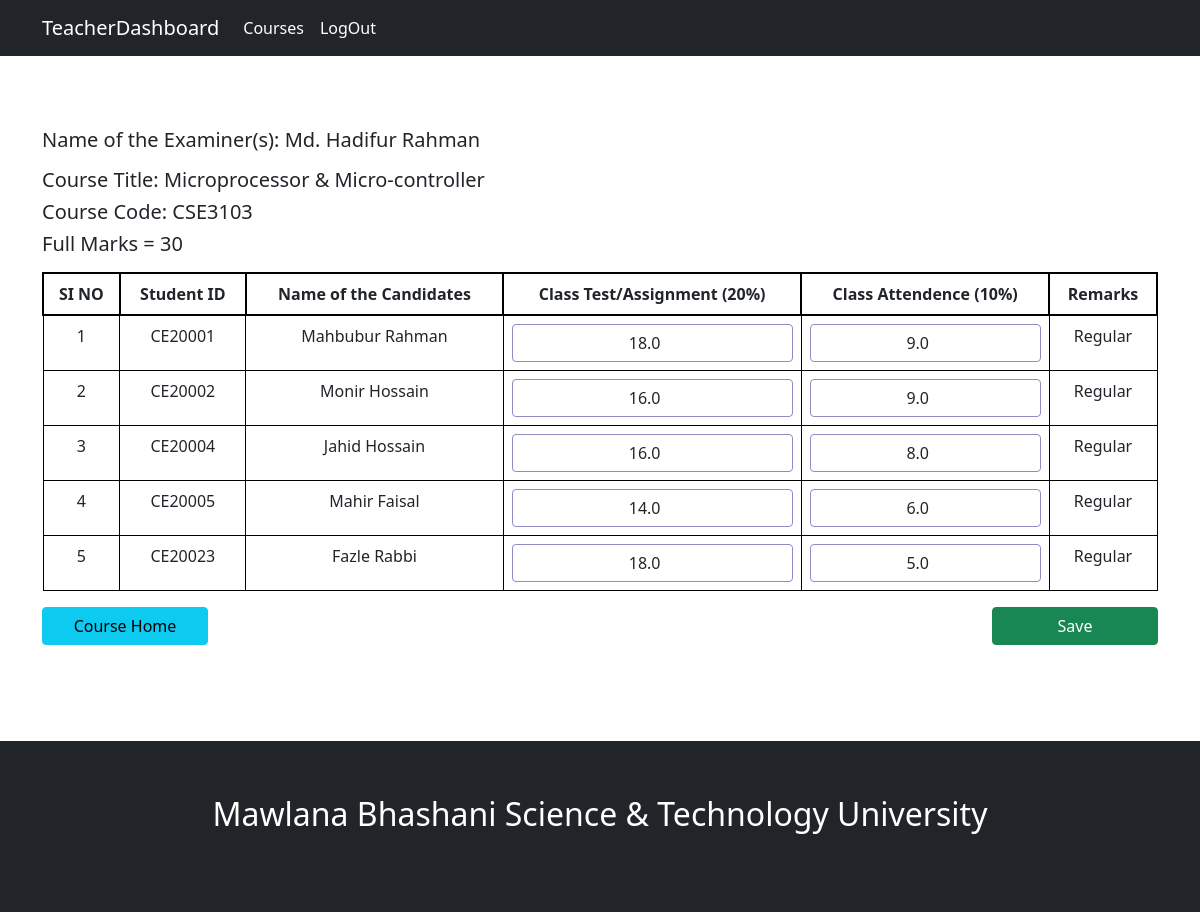
Page /faculty/ct_and_attendence_mark/CSE3103/ on the committed database.
### authentication/models.py (models this page shows, shortened)
class User(AbstractBaseUser):
    email = models.EmailField(
        verbose_name='Email',
        max_length=255,
        unique=True,
    )
    name = models.CharField(max_length= 200)
    first_name = models.CharField(max_length= 200, default="Unknown")
    last_name = models.CharField(max_length= 200, default="User")
    tc = models.BooleanField(default=True)
    is_active = models.BooleanField(default=True)
    is_admin = models.BooleanField(default=False)
    created_at = models.DateTimeField(auto_now_add= True)
    updated_at = models.DateTimeField(auto_now= True)
    objects = UserManager()
    USERNAME_FIELD = 'email'
    REQUIRED_FIELDS = ['name', 'tc']

### chairman/models.py (models this page shows, shortened)
class Course(models.Model):
    course_name = models.CharField(max_length=150)
    course_code = models.CharField(max_length=150)
    course_type = models.CharField(
        max_length=200,
        choices= course_types,
        default= 'Theory'
        )
    credit = models.FloatField()
    semister_no = models.CharField(
        max_length=200,
        choices= semister,
        default= '1st Year 1st Semester'
        )
    course_teacher = models.ForeignKey(Teacher, on_delete=models.PROTECT)

class Teacher_Student_Info(models.Model):
    student_name = models.CharField(max_length=200)
    student_id = models.CharField(max_length=200)
    course_name = models.CharField(max_length=200)
    course_code = models.CharField(max_length=200)
    teacher = models.ForeignKey(Teacher, on_delete=models.PROTECT)
    hall = models.CharField(max_length=150)
    session = models.CharField(max_length=120)
    credit = models.FloatField()
    remarks = models.CharField(max_length=150, default='Regular')
    semester = models.CharField(
        max_length=120,
        choices= semister,
        default= '3rd Year 1st Semester',
    )

### faculty/models.py (models this page shows)
class Attendence_and_CT_Mark(models.Model):
    student_id = models.CharField(max_length=200)
    student_name = models.CharField(max_length=200)
    session = models.CharField(max_length=200)
    semester_no = models.CharField(max_length=200)
    course_code = models.CharField(max_length=200)
    course_name = models.CharField(max_length=200)
    course_teacher = models.ForeignKey(Teacher, on_delete=models.PROTECT)
    credit = models.FloatField()
    remarks = models.CharField(max_length=200)
    ct_marks = models.FloatField()
    attendence_marks = models.FloatField()
    total_ct_and_attendence_marks = models.FloatField()

### faculty/views.py (the view, shortened to what this page needs)
# urls.py: path('ct_and_attendence_mark/<str:course_code>/', views.ct_and_attendence_mark, name="ct_and_attendence_mark"),
def ct_and_attendence_mark(request, course_code):
    course = Course.objects.get(course_code= course_code)
    regular_students = Teacher_Student_Info.objects.filter(course_code= course_code, remarks= 'Regular').order_by('student_id')
    backLog_students = Teacher_Student_Info.objects.filter(course_code= course_code, remarks='BackLog').order_by('student_id')
    special_students = Teacher_Student_Info.objects.filter(course_code= course_code, remarks='Special').order_by('student_id')
    count = 0
    backLogStudents = {}
    regularStudents = {}
    specialStudents = {}
    for stu in regular_students:
        student_details = {}
        ct_attend_marks = Attendence_and_CT_Mark.objects.filter(student_id= stu.student_id, course_code= course_code)
        ct_marks = 0
        attendence_mark = 0
        for c in ct_attend_marks:
            ct_marks = c.ct_marks
            attendence_mark = c.attendence_marks
        student_details['ct_marks'] = ct_marks
        student_details['attendence_mark'] = attendence_mark
        regularStudents[stu] = student_details
        count += 1
    context = {
        'semister_no': course.semister_no,
        'c_code': course_code,
        'c_teacher': course.course_teacher,
        'credit': course.credit,
        'c_name': course.course_name,
        'regularStudents': regularStudents,
        'ct_attend_marks': ct_attend_marks,
        'backLogStudents': backLogStudents,
        'specialStudents': specialStudents,
        }
    return render(request, 'faculty/ct_and_attendence_mark.html', context)

### authentication/models.py (called while the page is built)
    def __str__(self):
        return self.first_name + " "+ self.last_name

### faculty/templates/faculty/ct_and_attendence_mark.html (shortened to what this page needs)
{% extends 'teacher_base.html' %}
{% load static %}
{% load crispy_forms_tags %}
{% load crispy_forms_filters %}
{% block content2 %}
    <div class="container">
        <div class="row mt-5">
            <div class="col-12">
                <div class="row">
                    <div class="col-9"><h5 class="mb-3">Name of the Examiner(s): {{c_teacher}} </h5></div>
                    <h5>Course Title: {{c_name}}</h5>
                    <h5>Course Code: {{c_code}} </h5>
                    <div class="col-3"><h5 class="mb-3">Full Marks = 30</h5></div>
                </div>
            <form action="" method="POST">
                <table class="table table-bordered text-center">
                    <thead>
                        <tr>
                            <th scope="col">SI NO</th>
                            <th scope="col">Student ID</th>
                            <th scope="col">Name of the Candidates</th>
                            <th scope="col">Class Test/Assignment (20%)</th>
                            <th scope="col">Class Attendence (10%)</th>
                            <th scope="col">Remarks</th>
                        </tr>
                    </thead>
                    <tbody>
                    {% for student, mark in regularStudents.items %}
                        <tr>
                            <td>{{forloop.counter}}</td>
                            <td>{{student.student_id}}</td>
                            <td>{{student.student_name}}</td>
                            {% if mark.ct_marks %}
                            <td>
                                <div class="form-group">
                                    <input type="number" value="{{mark.ct_marks}}" max="20" min="0" name="ct_marks_{{student.student_id}}" class="form-control text-center">
                                </div>
                            </td>
                            {% else %}
                            <td>
                                <div class="form-group">
                                    <input type="number" max="20" min="0" name="ct_marks_{{student.student_id}}" class="form-control text-center">
                                </div>
                            </td>
                            {% endif %}
                            {% if mark.attendence_mark %}
                            <td>
                                <div class="form-group">
                                    <input type="number" value="{{mark.attendence_mark}}" max="10" min="0" name="attendence_mark_{{student.student_id}}" class="form-control text-center">
                                </div>
                            </td>
                            {% else %}
                            <td>
                                <div class="form-group">
                                    <input type="number" max="10" min="0" name="attendence_mark_{{student.student_id}}" class="form-control text-center">
                                </div>
                            </td>
                            {% endif %}
                            {% if student.remarks == 'BackLog' %}
                                <td class="text-danger">{{student.remarks}}</td>
                            {% else %}
                                <td>{{student.remarks}}</td>
                            {% endif %}
                        </tr>
                    {% endfor %}
                </tbody>
                </table>
                <div class="row">
                    <div class="col-2">
                        <a href={% url 'course_details' c_code %} type="button" class="btn btn-info w-100">Course Home</a>
                    </div>
                    <div class="col-8"></div>
                    <div class="col-2">
                        <input type="submit" value="Save" class="btn btn-success w-100">
                    </div>
                </div>
            </form>
            </div>
        </div>
    </div>
{% endblock content2 %}

### rows in the picture
User: first_name+last_name "Md. Hadifur Rahman"
Course: course_name "Microprocessor & Micro-controller"
Teacher_Student_Info: student_id "CE20001", student_name "Mahbubur Rahman", ct_marks "18.0", attendence_mark "9.0", remarks "Regular"
Teacher_Student_Info: student_id "CE20002", student_name "Monir Hossain", ct_marks "16.0", attendence_mark "9.0", remarks "Regular"
Teacher_Student_Info: student_id "CE20004", student_name "Jahid Hossain", ct_marks "16.0", attendence_mark "8.0", remarks "Regular"
Teacher_Student_Info: student_id "CE20005", student_name "Mahir Faisal", ct_marks "14.0", attendence_mark "6.0", remarks "Regular"
Teacher_Student_Info: student_id "CE20023", student_name "Fazle Rabbi", ct_marks "18.0", attendence_mark "5.0", remarks "Regular"

### other values in the picture
{{ c_code }} "CSE3103"
